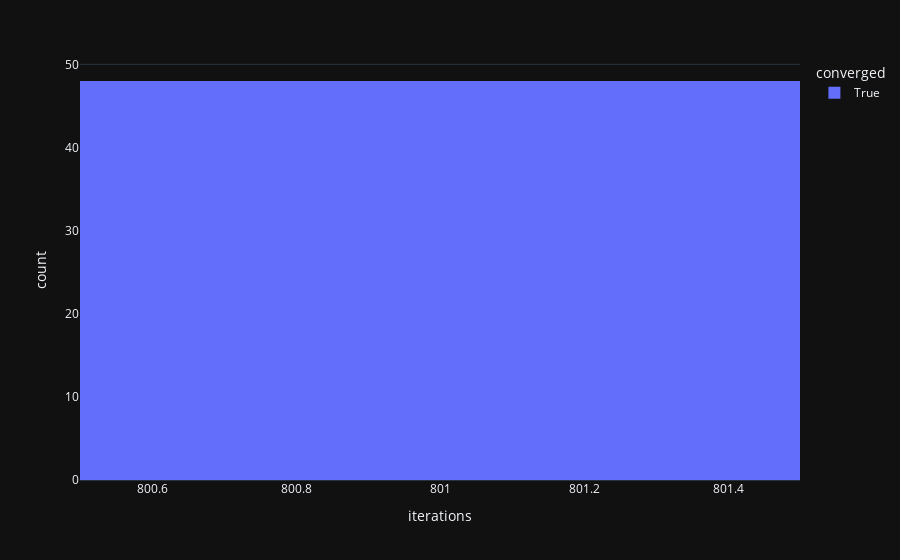

Notebook cell for this chart:
### Code cell
px.histogram(meta_data, x='iterations', color='converged')

### Figure 1 — Plotly figure (JSON) as saved in the notebook; plotly's stock layout.template omitted (floating-point values rounded to 4 significant figures)
{"data": [{"alignmentgroup": "True", "bingroup": "x", "hovertemplate": "converged=True<br>iterations=%{x}<br>count=%{y}<extra></extra>", "legendgroup": "True", "marker": {"color": "#636efa", "pattern": {"shape": ""}}, "name": "True", "offsetgroup": "True", "orientation": "v", "showlegend": true, "x": [801, 801, 801, 801, 801, 801, 801, 801, 801, 801, 801, 801, 801, 801, 801, 801, 801, 801, 801, 801, 801, 801, 801, 801, 801, 801, 801, 801, 801, 801, 801, 801, 801, 801, 801, 801, 801, 801, 801, 801, 801, 801, 801, 801, 801, 801, 801, 801], "xaxis": "x", "yaxis": "y", "type": "histogram"}], "layout": {"xaxis": {"anchor": "y", "domain": [0.0, 1.0], "title": {"text": "iterations"}}, "yaxis": {"anchor": "x", "domain": [0.0, 1.0], "title": {"text": "count"}}, "legend": {"title": {"text": "converged"}, "tracegroupgap": 0}, "margin": {"t": 60}, "barmode": "relative"}}
